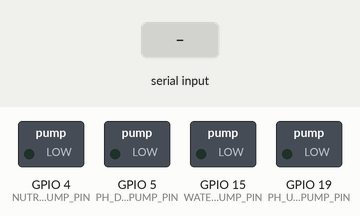
This sketch was run on a simulated ESP32. Parts: switched loads named in the sketch (green lamp = pin HIGH). Inputs (shaded band) come from the test bench. WiFi joins after 1.5 s; servers stay silent unless stated; what the sketch prints to the serial monitor is not drawn.

Above: at 0.1 s.
At 1.67 s:
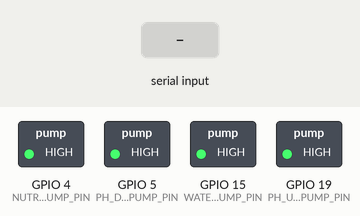
At 2.7 s:
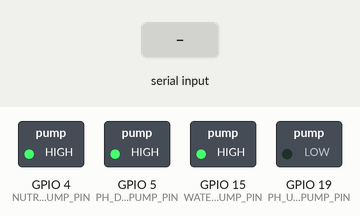
2.8 s: "automatic\n" received over the second serial link
Timing chart, 0 to 5.8 s (numbered marks = the images above; inputs shaded):
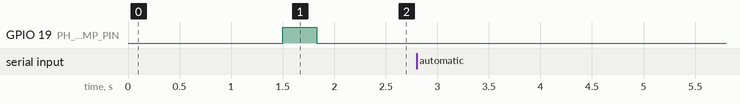

The sketch:

Firestore_With_Mode_Control.ino
```cpp
#include <SoftwareSerial.h>
#include <Arduino.h>
#include <WiFi.h>
#include <Firebase_ESP_Client.h>

// SoftwareSerial untuk komunikasi dengan perangkat sensor dari nano
SoftwareSerial temp(35, 34); // RX, TX

// Define WiFi credentials
#define WIFI_SSID "Goceng Dulu."
#define WIFI_PASSWORD "Hesesare2022"

// #define WIFI_SSID "Azril"
// #define WIFI_PASSWORD "11111111"

// #define WIFI_SSID "Lunaryx"
// #define WIFI_PASSWORD "NinerNiner"

// Define Firebase API Key, Project ID, and user credentials
#define API_KEY "AIzaSyC-jw2lt2upg-wRcfdGJuUIGubZHu1uCB8"
#define FIREBASE_PROJECT_ID "verticalgardenapp"
#define USER_EMAIL "allenalvandanae1745@gmail.com"
#define USER_PASSWORD "Immortallove<3"

// Initialize Firebase Data object, Firebase authentication, and configuration
FirebaseData fbdo;
FirebaseAuth auth;
FirebaseConfig config;

// Control variables
bool isAutomaticMode = false;
float targetPPM = 0.0;
float targetVolume = 0.0;
const float AUTOMATIC_PPM = 950; // PPM value for automatic mode
const float AUTOMATIC_VOLUME = 20.0; // Volume value for automatic mode
const float AUTOMATIC_PH = 7.0; // pH value for automatic mode

// Define pins for pumps
#define NUTRIENT_PUMP_PIN 4
#define WATER_PUMP_PIN 15
#define PH_DOWN_PUMP_PIN 5
#define PH_UP_PUMP_PIN 19

// Sensor values
float temperature, humidity, tdsValue, phValue, distance;

void setup() {
  // Startup
  Serial.begin(9600);
  temp.begin(9600);

  // Connect to Wi-Fi
  connectToWiFi();

  // Connect to Firebase
  connectToFirebase();

  // Initialize pump pins
  pinMode(NUTRIENT_PUMP_PIN, OUTPUT);
  pinMode(WATER_PUMP_PIN, OUTPUT);
  pinMode(PH_DOWN_PUMP_PIN, OUTPUT);
  pinMode(PH_UP_PUMP_PIN, OUTPUT);

  digitalWrite(NUTRIENT_PUMP_PIN, HIGH);
  digitalWrite(WATER_PUMP_PIN, HIGH);
  digitalWrite(PH_DOWN_PUMP_PIN, HIGH);
  digitalWrite(PH_UP_PUMP_PIN, HIGH);
}

void connectToWiFi() {
  WiFi.begin(WIFI_SSID, WIFI_PASSWORD);
  Serial.print("Connecting to Wi-Fi");
  while (WiFi.status() != WL_CONNECTED) {
    Serial.print(".");
    delay(300);
  }
  Serial.println();
  Serial.print("Connected with IP: ");
  Serial.println(WiFi.localIP());
}

void connectToFirebase() {
  // Print Firebase client version
  Serial.printf("Firebase Client v%s\n\n", FIREBASE_CLIENT_VERSION);

  // Assign the API key
  config.api_key = API_KEY;

  // Assign the user sign-in credentials
  auth.user.email = USER_EMAIL;
  auth.user.password = USER_PASSWORD;

  // Begin Firebase with configuration and authentication
  Firebase.begin(&config, &auth);

  // Reconnect to Wi-Fi if necessary
  Firebase.reconnectWiFi(true);
}

void uploadToFirebase() {
  FirebaseJson sensorData;

  // Create JSON structure for sensor data
  sensorData.set("fields/TEMPERATURE_c/stringValue", String(temperature, 0));
  sensorData.set("fields/HUMIDITY/stringValue", String(humidity, 0));
  sensorData.set("fields/TDS_ppm/stringValue", String(tdsValue, 0));
  sensorData.set("fields/pH/stringValue", String(phValue, 2));
  sensorData.set("fields/Distance/stringValue", String(distance, 0));

  // Print the JSON content to be uploaded for debugging
  Serial.print("Uploading sensor data: ");
  Serial.println(sensorData.raw());

  // Attempt to patch the document in Firestore
  String path = "/Sensor/Data";
  if (Firebase.Firestore.patchDocument(&fbdo, FIREBASE_PROJECT_ID, "", path.c_str(), sensorData.raw(), "TEMPERATURE_c,HUMIDITY,TDS_ppm,pH,Distance")) {
    Serial.println("Sensor data uploaded successfully.");
  } else {
    Serial.println("Failed to upload sensor data.");
    Serial.println("REASON: " + fbdo.errorReason());
  }
}

void readControlSettings() {
  // Read control settings from Firestore
  String path = "/Control/settings";
  Serial.print("Get control settings document... ");
  if (Firebase.Firestore.getDocument(&fbdo, FIREBASE_PROJECT_ID, "", path.c_str(), "")) {
    Serial.printf("ok\n");

    // Create a FirebaseJson object and set content with received payload
    FirebaseJson payload;
    payload.setJsonData(fbdo.payload().c_str());

    // Get the mode from FirebaseJson object
    FirebaseJsonData jsonData;
    if (payload.get(jsonData, "fields/mode/stringValue", true)) {
      String mode = jsonData.stringValue;
      if (mode == "automatic") {
        isAutomaticMode = true;
      } else if (mode == "manual") {
        isAutomaticMode = false;
      }

      // Get the target PPM value from FirebaseJson object
      if (payload.get(jsonData, "fields/targetPPM/stringValue", true)) {
        targetPPM = jsonData.stringValue.toFloat();
        Serial.print("target PPM: ");
        Serial.println(targetPPM);
      } else {
        Serial.println("Failed to get targetPPM from JSON.");
      }

      // Get the target Volume value from FirebaseJson object
      if (payload.get(jsonData, "fields/targetVolume/stringValue", true)) {
        targetVolume = jsonData.stringValue.toFloat();
        Serial.print("target Volume: ");
        Serial.println(targetVolume);
      } else {
        Serial.println("Failed to get targetVolume from JSON.");
      }

      Serial.print("Mode: ");
      Serial.println(mode);
    } else {
      Serial.println("Failed to get mode from JSON.");
    }
  } else {
    Serial.print("Failed to read control settings: ");
    Serial.println(fbdo.errorReason());
  }
}

void controlPump() {
  float target_PPM = isAutomaticMode ? AUTOMATIC_PPM : targetPPM;
  float target_Volume = isAutomaticMode ? AUTOMATIC_VOLUME : targetVolume;

  // Logic to control pump based on targetPPM
  if (tdsValue < target_PPM) {
    // Turn on nutrient pump
    digitalWrite(NUTRIENT_PUMP_PIN, LOW);

  } else {
    // Turn off both pumps
    digitalWrite(NUTRIENT_PUMP_PIN, HIGH);

  }

  // Logic to control pump based on targetVolume
  if (distance > target_Volume) {
    // Turn on water pump
    digitalWrite(WATER_PUMP_PIN, LOW);
  } else {
    // Turn off water pump
    digitalWrite(WATER_PUMP_PIN, HIGH);
  }

  // Logic to control pump based on targetPH
  if (phValue < 6.0 ) {
    // Turn on pH up pump
    digitalWrite(PH_UP_PUMP_PIN, LOW);
    // Turn off pH down pump
    digitalWrite(PH_DOWN_PUMP_PIN, HIGH);
  } else if (phValue > 7.5) {
    // Turn on pH down pump+++
    digitalWrite(PH_DOWN_PUMP_PIN, LOW);
    // Turn off pH up pump
    digitalWrite(PH_UP_PUMP_PIN, HIGH);
  } else {
    // Turn off both pH pumps
    digitalWrite(PH_DOWN_PUMP_PIN, HIGH);
    digitalWrite(PH_UP_PUMP_PIN, HIGH);
  }
}

void readSensorData() {
  if (temp.available() > 0) {
    String data = temp.readStringUntil('\n');
    sscanf(data.c_str(), "T:%f,H:%f,TDS:%f,pH:%f,D:%f", &temperature, &humidity, &tdsValue, &phValue, &distance);

    Serial.print("Received data -> ");
    Serial.print("Temperature: ");
    Serial.print(temperature);
    Serial.print(" *C, Humidity: ");
    Serial.print(humidity);
    Serial.print(" %, TDS: ");
    Serial.print(tdsValue);
    Serial.print(" ppm, pH: ");
    Serial.print(phValue);
    Serial.print(", Distance: ");
    Serial.print(distance);
    Serial.println(" cm");
  }
}

void loop() {
  // Reconnect Wi-Fi if disconnected
  if (WiFi.status() != WL_CONNECTED) {
    Serial.println("Wi-Fi disconnected, reconnecting...");
    connectToWiFi();
  }

  // Read sensor data
  readSensorData();

  // Upload sensor data to Firebase
  uploadToFirebase();

  // Read control settings from Firebase
  readControlSettings();

  // Control the pumps based on sensor data and control settings
  controlPump();

  // Wait for 10 seconds before next loop
  delay(2000);
}
```

Measured:
- after the input at 2.8 s, every drawn part: stays the same
